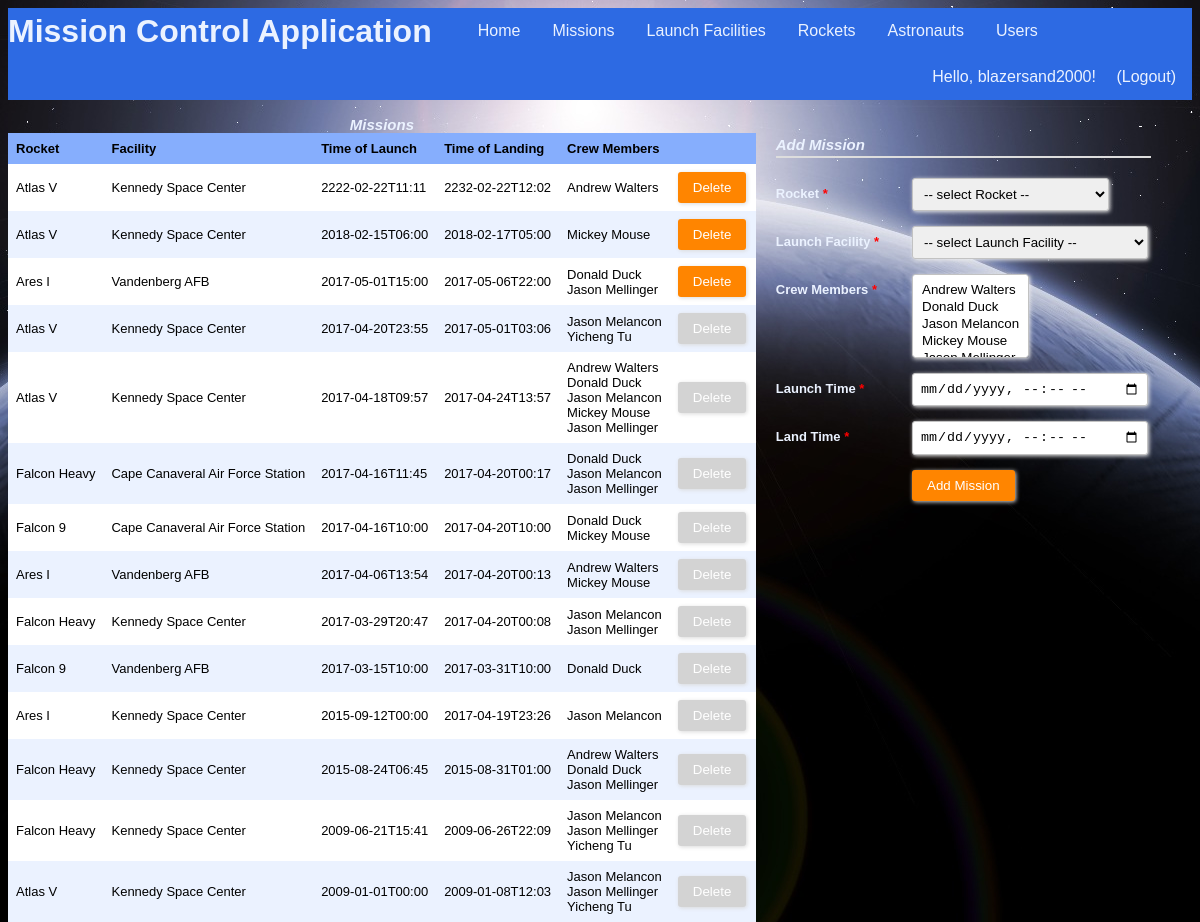
/missions (signed in), run on the app's committed database.
### tables this page shows
CREATE TABLE "Users" (
	`uid`	INTEGER NOT NULL PRIMARY KEY AUTOINCREMENT,
	`firstName`	TEXT NOT NULL,
	`lastName`	TEXT NOT NULL,
	`username`	TEXT NOT NULL UNIQUE,
	`password`	TEXT NOT NULL,
	`regTime`	TEXT NOT NULL,
	`lastLoginTime`	TEXT
);

CREATE TABLE "Mission" (
	`mid`	INTEGER NOT NULL PRIMARY KEY AUTOINCREMENT,
	`rid`	INTEGER NOT NULL,
	`fid`	INTEGER NOT NULL,
	`launchTime`	TEXT NOT NULL,
	`landTime`	TEXT NOT NULL
);

### app.py (the view, shortened to what this page needs)
@app.route("/missions", methods=["GET", "POST"])
@login_required
def showMissions():
    conn = sqlite3.connect(dbPath)
    conn.row_factory = sqlite3.Row
    c = conn.cursor()
    c.execute("SELECT M.mid, M.mid IN (SELECT M1.mid FROM Mission M1 WHERE M1.launchTime < datetime('now')) AS cannotDelete, R.rname, F.name, M.launchTime, M.landTime, group_concat(A.firstName || ' ' || A.lastName, '<br/>') AS anames FROM Mission M, Rockets R, LaunchFacility F, Crew C, Astronauts A WHERE M.rid = R.rid AND M.fid = F.fid AND M.mid = C.mid AND C.aid = A.aid GROUP BY C.mid ORDER BY M.launchTime DESC;")
    results = c.fetchall()
    c.execute("SELECT rid, rname || ' (Capacity: ' || cast(crewCapacity as text) || ')' FROM Rockets")
    rockets = c.fetchall()
    c.execute("SELECT fid, name FROM LaunchFacility")
    facilities = c.fetchall()
    c.execute("SELECT aid, firstName || ' ' || lastName FROM Astronauts")
    astronauts = c.fetchall()
    conn.commit()
    conn.close()
    formInputs = [['rid', 'select', 'Rocket', rockets], ['fid', 'select', 'Launch Facility', facilities], ['crewMembers', 'selectmultiple', 'Crew Members', astronauts], ['launchTime', 'datetime', 'Launch Time', ["from",]], ['landTime', 'datetime', 'Land Time', ["to",]]]
    return render_template("missions.html", headers=("Rocket","Facility","Time of Launch", "Time of Landing", "Crew Members"), rows=results, inputs=formInputs)

### app.py (called while the page is built)
@login_manager.user_loader
def load_user(username):
    userRecord = DBgetUser(username)
    if userRecord:
        return User(userRecord["username"], userRecord["password"], True)
    return None

def DBgetUser(username):
    conn = sqlite3.connect(dbPath)
    conn.row_factory = sqlite3.Row
    c = conn.cursor()
    c.execute("SELECT * from Users WHERE username = ?", (username,))
    userRecord = c.fetchone()
    conn.close()
    return userRecord

### templates/missions.html (shortened to what this page needs)
{% extends "main_template.html" %}
{% from 'macros.html' import GenerateTable, GenerateFormToAddEntry %}
{% block body %}
<section style="float:left">
    {{ GenerateTable('Missions', headers, rows, 'mid') }}
</section>
<section style="float:left">
    {{ GenerateFormToAddEntry('Add Mission', inputs) }}
</section>
{% endblock %}

### templates/main_template.html (shortened to what this page needs)
<!DOCTYPE html>
<html>
	<head>
		<link rel="stylesheet" type= "text/css" href="{{ url_for('static', filename='styles.css') }}">
	</head>
	<body>
		<header>
			<ul class="nav">
				<h1 class="nav">Mission Control Application</h1>
				<li class="nav"><a class="nav" href="{{ url_for('index') }}">Home</a></li>
				{% if current_user.is_authenticated %}
				<li class="nav"><a class="nav" href="{{ url_for('showMissions') }}">Missions</a></li>
				<li class="nav"><a class="nav" href="{{ url_for('showFacilities') }}">Launch Facilities</a></li>
				<li class="nav"><a class="nav" href="{{ url_for('showRockets') }}">Rockets</a></li>
				<li class="nav"><a class="nav" href="{{ url_for('showAstronauts') }}">Astronauts</a></li>
				<li class="nav"><a class="nav" href="{{ url_for('showUsers') }}">Users</a></li>
				{% endif %}
				<div class="user-greeting">
					{% if current_user.is_authenticated %}
  						Hello, {{ current_user.id }}!    <a class="nav" href="{{ url_for('showLogout') }}">(Logout)</a>
					{% else %}
						Hello, guest!    <a class="nav" href="{{ url_for('showLogin') }}">Login</a><a class="nav" href="{{ url_for('showSignup') }}">Sign Up</a>
					{% endif %}
				</div>
			</ul>
		</header>
		{% block body %}{% endblock %}
	</body>
</html>

### templates/macros.html (shortened to what this page needs)
{% macro GenerateTable(title, headers, rows, keyName) %}
	{% if rows %}
		<table>
			<caption>
				{{title}}
			</caption>
			<tr>
				{% for header in headers %}
				<th>{{header}}</th>
				{% endfor %}
				<th/>
			</tr>
			{% for row in rows %}
			<tr id ="{{row[keyName]}}">
				{% for value in row %}
					{% if loop.index0 > 1 %}
						<td>
							{% if title == "Astronauts" %}
								<a href="{{ url_for('showAstronautInfo', aid = row[keyName]) }}">{{value|safe}}</a>
							{% else %}
								{{value|safe}}
							{% endif %}
						</td>
					{% endif %}
				{% endfor %}
				{% if row[1] == 1 %}
					{% set disabled = 'disabled' %}
				{% else %}
					{% set disabled = '' %}
				{% endif %}
				<td>
					<div class="form-style-2" style="width:70px; padding: 0px 0px 0px 0px;">
						<form method="post">
							<input type="submit" value="Delete" name="delete.{{ row[0] }}" {{disabled}}/>
						</form>
					</div>
				</td>
			</tr>
			{% endfor %}
		</table>
	{% else %}
		No records found!
	{% endif %}
{% endmacro %}
{% macro GenerateFormToAddEntry(submitButtonText, inputs) %}
	<div class="form-style-2">
	<div class="form-style-2-heading">{{submitButtonText}}</div>
	<form method="post">
		{% for fieldName, fieldType, fieldLabel, optionalValues in inputs %}
			{% if fieldType == 'text' %}
				<label for="{{fieldName}}"><span>{{fieldLabel}} <span class="required">*</span></span><input type="text" class="input-field" name="{{fieldName}}" required/></label>
			{% elif fieldType == 'password' %}
				<label for="{{fieldName}}"><span>{{fieldLabel}} <span class="required">*</span></span><input type="password" class="input-field" name="{{fieldName}}" required/></label>
			{% elif fieldType == 'number' %}
				<label for="{{fieldName}}"><span>{{fieldLabel}} <span class="required">*</span></span><input type="number" class="input-field" name="{{fieldName}}" required/></label>
			{% elif fieldType == 'select' %}
				<label for="{{fieldName}}"><span>{{fieldLabel}} <span class="required">*</span></span><select name="{{fieldName}}" class="select-field" required>
					<option disabled selected value> -- select {{fieldLabel}} -- </option>
				</select></label>
			{% elif fieldType == 'selectmultiple' %}
				<label for="{{fieldName}}"><span>{{fieldLabel}} <span class="required">*</span></span><select multiple name="{{fieldName}}" class="select-field" required>
				{% for id, displayName in optionalValues %}
					<option value="{{id}}">{{displayName}}</option>
				{% endfor %}
				</select></label>
			{% elif fieldType == 'datetime' %}
				<label for="{{fieldName}}"><span>{{fieldLabel}} <span class="required">*</span></span><input type="datetime-local" class="input-field" name="{{fieldName}}" id="{{optionalValues[0]}}" onchange="changeEnd()" required></label>
			{% elif fieldType == 'date' %}
				<label for="{{fieldName}}"><span>{{fieldLabel}} <span class="required">*</span></span><input type="date" class="input-field" name="{{fieldName}}" required></label>
			{% endif %}
		{% endfor %}
		<label><span>&nbsp;</span><input type="submit" value="{{submitButtonText}}"/></label>
	</form>
	</div>
{% endmacro %}

### static/styles.css (style rules this page uses)
:root { --light-blue: #EBF2FF; --medium-blue: #86AEFD; --dark-blue: #2D6AE3; }
ul.nav { list-style-type: none; text-align: center; display: block; margin: 0; padding: 0; overflow: hidden; background-color: var(--dark-blue); }
li.nav { float: left; }
a.nav { display: inline-block; color: var(--light-blue); text-align: center; padding: 14px 16px; text-decoration: none; font-family: "Trebuchet MS", Helvetica, sans-serif; }
h1.nav { float: left; margin: 0; padding: 5px 30px 0px 0px; font-family: "Trebuchet MS", Helvetica, sans-serif; color: var(--light-blue); vertical-align: bottom; }
.user-greeting { float: right; list-style-type: none; text-align: center; margin: 0; overflow: hidden; background-color: var(--dark-blue); text-align: center; vertical-align: center; text-decoration: none; font-family: "Trebuchet MS", Helvetica, sans-serif; color: var(--light-blue); }
table { border-collapse: collapse; width: 100%; table-layout: auto; }
th, td { text-align: left; padding: 8px; font: 13px Arial, Helvetica, sans-serif; }
caption { font: 13px Arial, Helvetica, sans-serif; font-weight: bold; font-style: italic; font-size: 15px; color: var(--light-blue); }
tr { background-color: var(--light-blue) }
tr:nth-child(even) { background-color: white }
th { background-color: var(--medium-blue); font-weight: bold; }
.form-style-2 { width: 375px; max-width: 650px; padding: 20px 12px 10px 20px; font: 13px Arial, Helvetica, sans-serif; color: var(--light-blue); }
.form-style-2-heading { font-weight: bold; font-style: italic; border-bottom: 2px solid #ddd; margin-bottom: 20px; font-size: 15px; padding-bottom: 3px; }
.form-style-2 label { display: block; margin: 0px 0px 15px 0px; }
.form-style-2 label > span { width: 35%; font-weight: bold; float: left; padding-top: 8px; padding-right: 5px; }
.form-style-2 span.required { color:red; }
.form-style-2 input.input-field { width: 63%; }
.form-style-2 input.input-field, .form-style-2 .tel-number-field, .form-style-2 .textarea-field, .form-style-2 .select-field { box-sizing: border-box; -webkit-box-sizing: border-box; -moz-box-sizing: border-box; border: 1px solid #C2C2C2; box-shadow: 1px 1px 4px #EBEBEB; -moz-box-shadow: 1px 1px 4px #EBEBEB; -webkit-box-shadow: 1px 1px 4px #EBEBEB; border-radius: 3px; -webkit-border-radius: 3px; -moz-border-radius: 3px; padding: 7px; outline: none; }
.form-style-2 input[type=submit], .form-style-2 input[type=button] { border: none; padding: 8px 15px 8px 15px; background: #FF8500; color: #fff; box-shadow: 1px 1px 4px #DADADA; -moz-box-shadow: 1px 1px 4px #DADADA; -webkit-box-shadow: 1px 1px 4px #DADADA; border-radius: 3px; -webkit-border-radius: 3px; -moz-border-radius: 3px; }
.form-style-2 input[type=submit]:disabled, .form-style-2 input[type=button]:disabled { background: lightgray; color: #fff; }

### data on the page
Users: id "blazersand2000"
Mission: row "Atlas V" "Kennedy Space Center" "Andrew Walters", launchTime "2222-02-22T11:11", landTime "2232-02-22T12:02"
Mission: row "Atlas V" "Kennedy Space Center" "Mickey Mouse", launchTime "2018-02-15T06:00", landTime "2018-02-17T05:00"
Mission: row "Ares I" "Vandenberg AFB" "Donald Duck Jason Mellinger", launchTime "2017-05-01T15:00", landTime "2017-05-06T22:00"
Mission: row "Atlas V" "Kennedy Space Center" "Jason Melancon Yicheng Tu", launchTime "2017-04-20T23:55", landTime "2017-05-01T03:06"
Mission: row "Atlas V" "Kennedy Space Center" "Andrew Walters Donald Duck Jason Melancon Mickey Mouse Jason Mellinger", launchTime "2017-04-18T09:57", landTime "2017-04-24T13:57"
Mission: row "Falcon Heavy" "Cape Canaveral Air Force Station" "Donald Duck Jason Melancon Jason Mellinger", launchTime "2017-04-16T11:45", landTime "2017-04-20T00:17"
Mission: row "Falcon 9" "Cape Canaveral Air Force Station" "Donald Duck Mickey Mouse", launchTime "2017-04-16T10:00", landTime "2017-04-20T10:00"
Mission: row "Ares I" "Vandenberg AFB" "Andrew Walters Mickey Mouse", launchTime "2017-04-06T13:54", landTime "2017-04-20T00:13"
Mission: row "Falcon Heavy" "Kennedy Space Center" "Jason Melancon Jason Mellinger", launchTime "2017-03-29T20:47", landTime "2017-04-20T00:08"
Mission: row "Falcon 9" "Vandenberg AFB" "Donald Duck", launchTime "2017-03-15T10:00", landTime "2017-03-31T10:00"
Mission: row "Ares I" "Kennedy Space Center" "Jason Melancon", launchTime "2015-09-12T00:00", landTime "2017-04-19T23:26"
Mission: row "Falcon Heavy" "Kennedy Space Center" "Andrew Walters Donald Duck Jason Mellinger", launchTime "2015-08-24T06:45", landTime "2015-08-31T01:00"
Mission: row "Falcon Heavy" "Kennedy Space Center" "Jason Melancon Jason Mellinger Yicheng Tu", launchTime "2009-06-21T15:41", landTime "2009-06-26T22:09"
Mission: row "Atlas V" "Kennedy Space Center" "Jason Melancon Jason Mellinger Yicheng Tu", launchTime "2009-01-01T00:00", landTime "2009-01-08T12:03"

### other printed values
{{ title }} "Missions"
{{ header }} "Rocket" "Facility" "Time of Launch" "Time of Landing" "Crew Members"
{{ submitButtonText }} "Add Mission"
{{ fieldLabel }} "Rocket" "Launch Facility"
{{ fieldLabel }} "Crew Members"
{{ fieldLabel }} "Launch Time" "Land Time"
